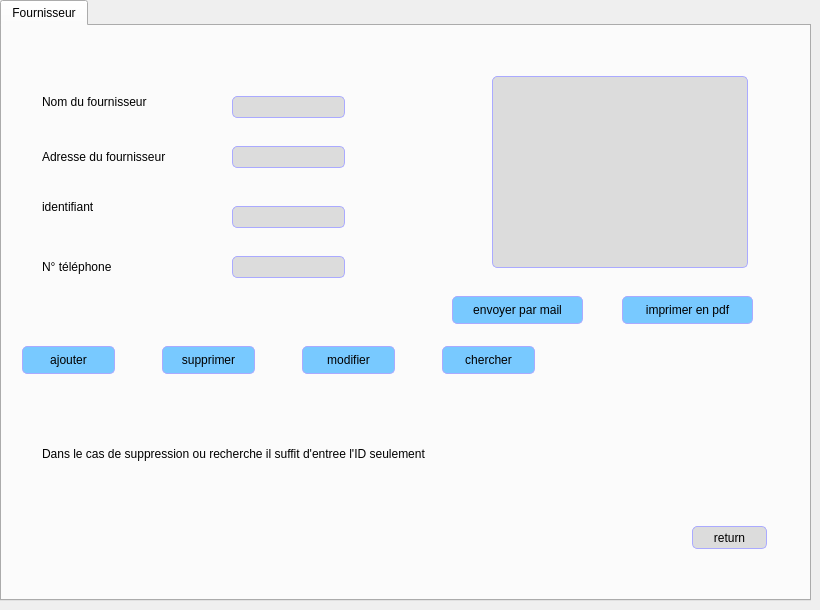
        <widget class="QWidget" name="page_18">
         <widget class="QTabWidget" name="tabWidget_14">
          <property name="geometry">
           <rect>
            <x>0</x>
            <y>0</y>
            <width>811</width>
            <height>601</height>
           </rect>
          </property>
          <widget class="QWidget" name="tab_17">
           <attribute name="title">
            <string>Fournisseur</string>
           </attribute>
           <widget class="QPushButton" name="pushButton_32">
            <property name="geometry">
             <rect>
              <x>690</x>
              <y>500</y>
              <width>75</width>
              <height>23</height>
             </rect>
            </property>
            <property name="styleSheet">
             <string notr="true">QPushButton:checked {
    background-color: qlineargradient(spread:pad, x1:0, y1:0, x2:0, y2:1,   stop:0 rgb(120, 201, 255), stop:1 rgb(120, 0, 255))
}

QPushButton:hover {

	
	background-color: rgb(255, 0, 0);
}
QPushButton {
    background-color: rgb(220,220,220);
 border: 1px solid black;
	border-color: rgb(170, 170, 255);
     border-radius: 5px;
}</string>
            </property>
            <property name="text">
             <string>return</string>
            </property>
           </widget>
           <widget class="QLineEdit" name="lineEdit_19">
            <property name="geometry">
             <rect>
              <x>230</x>
              <y>180</y>
              <width>113</width>
              <height>22</height>
             </rect>
            </property>
            <property name="styleSheet">
             <string notr="true">background-color: rgb(220,220,220);
 border: 1px solid black;
	border-color: rgb(170, 170, 255);
     border-radius: 5px;</string>
            </property>
           </widget>
           <widget class="QPushButton" name="pushButton_57">
            <property name="geometry">
             <rect>
              <x>160</x>
              <y>320</y>
              <width>93</width>
              <height>28</height>
             </rect>
            </property>
            <property name="styleSheet">
             <string notr="true">QPushButton:checked {
    background-color: qlineargradient(spread:pad, x1:0, y1:0, x2:0, y2:1,   stop:0 rgb(120, 201, 255), stop:1 rgb(120, 0, 255))
}

QPushButton:hover {

	background-color: rgb(170, 255, 255);
}
QPushButton {
     background-color: rgb(120, 201, 255); border: 1px solid black;
	border-color: rgb(170, 170, 255);
     border-radius: 5px;
}</string>
            </property>
            <property name="text">
             <string>supprimer</string>
            </property>
           </widget>
           <widget class="QLineEdit" name="lineEdit_18">
            <property name="geometry">
             <rect>
              <x>230</x>
              <y>120</y>
              <width>113</width>
              <height>22</height>
             </rect>
            </property>
            <property name="styleSheet">
             <string notr="true">background-color: rgb(220,220,220);
 border: 1px solid black;
	border-color: rgb(170, 170, 255);
     border-radius: 5px;</string>
            </property>
           </widget>
           <widget class="QPushButton" name="pushButton_61">
            <property name="geometry">
             <rect>
              <x>450</x>
              <y>270</y>
              <width>131</width>
              <height>28</height>
             </rect>
            </property>
            <property name="styleSheet">
             <string notr="true">QPushButton:checked {
    background-color: qlineargradient(spread:pad, x1:0, y1:0, x2:0, y2:1,   stop:0 rgb(120, 201, 255), stop:1 rgb(120, 0, 255))
}

QPushButton:hover {

	background-color: rgb(170, 255, 255);
}
QPushButton {
     background-color: rgb(120, 201, 255); border: 1px solid black;
	border-color: rgb(170, 170, 255);
     border-radius: 5px;
}</string>
            </property>
            <property name="text">
             <string>envoyer par mail</string>
            </property>
           </widget>
           <widget class="QLabel" name="label_22">
            <property name="geometry">
             <rect>
              <x>40</x>
              <y>50</y>
              <width>131</width>
              <height>51</height>
             </rect>
            </property>
            <property name="text">
             <string>Nom du fournisseur</string>
            </property>
           </widget>
           <widget class="QLabel" name="label_24">
            <property name="geometry">
             <rect>
              <x>40</x>
              <y>170</y>
              <width>131</width>
              <height>21</height>
             </rect>
            </property>
            <property name="text">
             <string>identifiant</string>
            </property>
           </widget>
           <widget class="QLabel" name="label_23">
            <property name="geometry">
             <rect>
              <x>40</x>
              <y>120</y>
              <width>151</width>
              <height>21</height>
             </rect>
            </property>
            <property name="text">
             <string>Adresse du fournisseur</string>
            </property>
           </widget>
           <widget class="QPushButton" name="pushButton_59">
            <property name="geometry">
             <rect>
              <x>440</x>
              <y>320</y>
              <width>93</width>
              <height>28</height>
             </rect>
            </property>
            <property name="styleSheet">
             <string notr="true">QPushButton:checked {
    background-color: qlineargradient(spread:pad, x1:0, y1:0, x2:0, y2:1,   stop:0 rgb(120, 201, 255), stop:1 rgb(120, 0, 255))
}

QPushButton:hover {

	background-color: rgb(170, 255, 255);
}
QPushButton {
     background-color: rgb(120, 201, 255); border: 1px solid black;
	border-color: rgb(170, 170, 255);
     border-radius: 5px;
}</string>
            </property>
            <property name="text">
             <string>chercher</string>
            </property>
           </widget>
           <widget class="QPushButton" name="pushButton_58">
            <property name="geometry">
             <rect>
              <x>300</x>
              <y>320</y>
              <width>93</width>
              <height>28</height>
             </rect>
            </property>
            <property name="styleSheet">
             <string notr="true">QPushButton:checked {
    background-color: qlineargradient(spread:pad, x1:0, y1:0, x2:0, y2:1,   stop:0 rgb(120, 201, 255), stop:1 rgb(120, 0, 255))
}

QPushButton:hover {

	background-color: rgb(170, 255, 255);
}
QPushButton {
     background-color: rgb(120, 201, 255); border: 1px solid black;
	border-color: rgb(170, 170, 255);
     border-radius: 5px;
}</string>
            </property>
            <property name="text">
             <string>modifier</string>
            </property>
           </widget>
           <widget class="QPushButton" name="pushButton_56">
            <property name="geometry">
             <rect>
              <x>20</x>
              <y>320</y>
              <width>93</width>
              <height>28</height>
             </rect>
            </property>
            <property name="styleSheet">
             <string notr="true">QPushButton:checked {
    background-color: qlineargradient(spread:pad, x1:0, y1:0, x2:0, y2:1,   stop:0 rgb(120, 201, 255), stop:1 rgb(120, 0, 255))
}

QPushButton:hover {

	background-color: rgb(170, 255, 255);
}
QPushButton {
     background-color: rgb(120, 201, 255); border: 1px solid black;
	border-color: rgb(170, 170, 255);
     border-radius: 5px;
}</string>
            </property>
            <property name="text">
             <string>ajouter</string>
            </property>
           </widget>
           <widget class="QLineEdit" name="lineEdit_17">
            <property name="geometry">
             <rect>
              <x>230</x>
              <y>70</y>
              <width>113</width>
              <height>22</height>
             </rect>
            </property>
            <property name="styleSheet">
             <string notr="true">background-color: rgb(220,220,220);
 border: 1px solid black;
	border-color: rgb(170, 170, 255);
     border-radius: 5px;</string>
            </property>
           </widget>
           <widget class="QLabel" name="label_25">
            <property name="geometry">
             <rect>
              <x>40</x>
              <y>230</y>
              <width>151</width>
              <height>21</height>
             </rect>
            </property>
            <property name="text">
             <string>N° téléphone</string>
            </property>
           </widget>
           <widget class="QLineEdit" name="lineEdit_20">
            <property name="geometry">
             <rect>
              <x>230</x>
              <y>230</y>
              <width>113</width>
              <height>22</height>
             </rect>
            </property>
            <property name="styleSheet">
             <string notr="true">background-color: rgb(220,220,220);
 border: 1px solid black;
	border-color: rgb(170, 170, 255);
     border-radius: 5px;</string>
            </property>
           </widget>
           <widget class="QPushButton" name="pushButton_60">
            <property name="geometry">
             <rect>
              <x>620</x>
              <y>270</y>
              <width>131</width>
              <height>28</height>
             </rect>
            </property>
            <property name="styleSheet">
             <string notr="true">QPushButton:checked {
    background-color: qlineargradient(spread:pad, x1:0, y1:0, x2:0, y2:1,   stop:0 rgb(120, 201, 255), stop:1 rgb(120, 0, 255))
}

QPushButton:hover {

	background-color: rgb(170, 255, 255);
}
QPushButton {
     background-color: rgb(120, 201, 255); border: 1px solid black;
	border-color: rgb(170, 170, 255);
     border-radius: 5px;
}</string>
            </property>
            <property name="text">
             <string>imprimer en pdf</string>
            </property>
           </widget>
           <widget class="QLabel" name="label_46">
            <property name="geometry">
             <rect>
              <x>40</x>
              <y>420</y>
              <width>451</width>
              <height>16</height>
             </rect>
            </property>
            <property name="text">
             <string>Dans le cas de suppression ou recherche il suffit d'entree l'ID seulement</string>
            </property>
           </widget>
           <widget class="QTableView" name="tableView_3">
            <property name="geometry">
             <rect>
              <x>490</x>
              <y>50</y>
              <width>256</width>
              <height>192</height>
             </rect>
            </property>
            <property name="styleSheet">
             <string notr="true">background-color: rgb(220,220,220);
 border: 1px solid black;
	border-color: rgb(170, 170, 255);
     border-radius: 5px;</string>
            </property>
           </widget>
          </widget>
         </widget>
        </widget>
